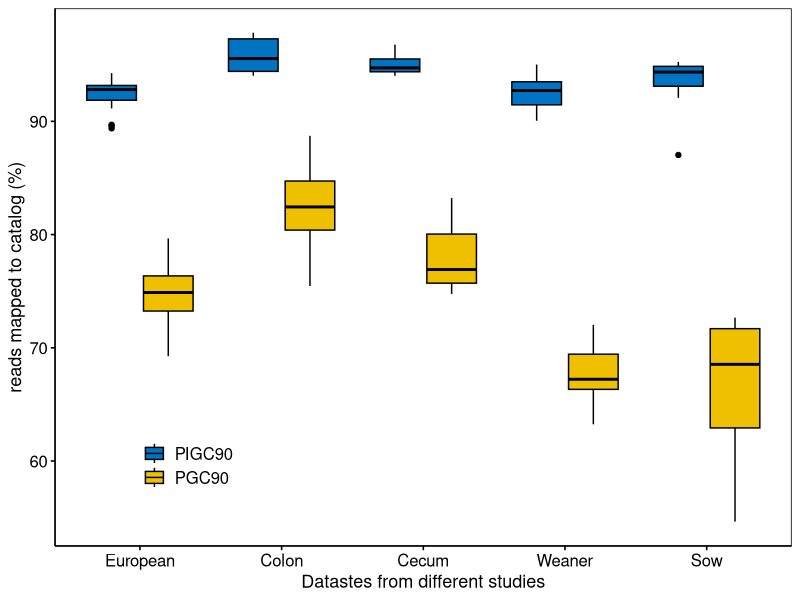

Recreate this plot in R.
table <- read.table("NetData_mapping.txt",header = T,sep = "\t",stringsAsFactors = F)

library(reshape2)
table_melt <-melt(table,id.vars = c("SampleID","Group"))
table_melt$value <- table_melt$value*100
table_melt$variable <- factor(table_melt$variable, levels = c("PIGC90","PGC90"))
table_melt$Group <- factor(table_melt$Group,levels = unique(table$Group))

library(ggpubr)
tiff(filename = "NetData_mapping_ratio.tif",width = 2500,height = 2000,res=600,compression="lzw")
ggboxplot(table_melt, x="Group", y="value", fill = "variable",
          palette = "jco", xlab = "Datastes from different studies",ylab = "reads mapped to catalog (%)") +
  theme(panel.background = element_rect(color = "black"),
        axis.title.y = element_text(size = 13,color="black"),
        axis.title.x = element_text(size = 13,color="black"),
        axis.text.y = element_text(size = 12,color="black"),
        axis.text.x = element_text(size = 12,color="black"),
        legend.title = element_blank(),
        legend.text = element_text(size = 12),
        legend.position = c(0.18,0.15))
dev.off()
